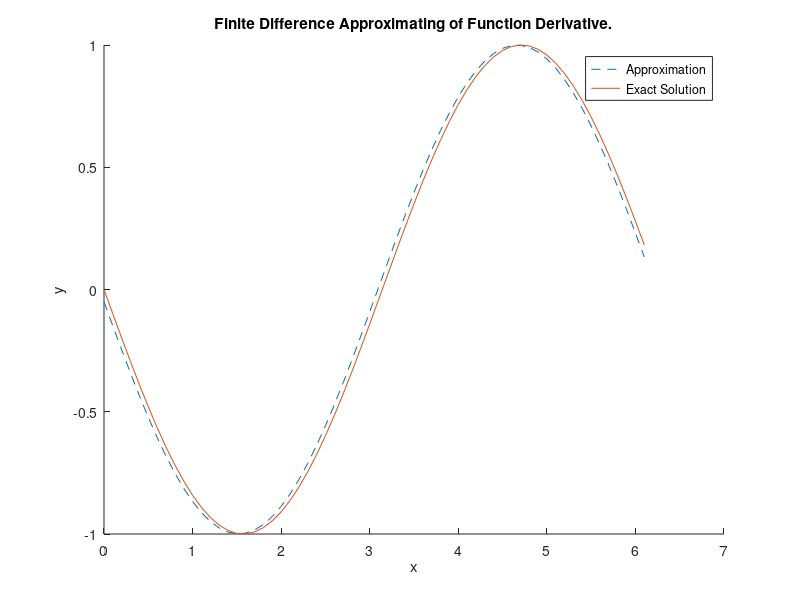

Here is the MATLAB script that generated this plot:
% Script demonstrating derivative approximation by
% calculating function value differences on a 1D grid.
% Author: Chris B. Kirov
% Date: 05.10.2017  
clc
clear
close all

% approximation of the first derivative of cos(x).
h = 0.1 ;                                                                 % step size or spacing.
x = 0 : h : 2*pi;                                                     % define 1D grid.
y = cos(x);                                                             % evaluate function on grid.
forward_diff = diff(y) / h;                                    % compute approx. of first derivative of cos(x). size(forward_diff) < size(y) !                        
                                                                                       
x_diff = x(1 : end - 1);                                         % generate grid to match the approximation size.
exact_solution = -sin(x_diff);                             % exact solution.

hold on                                                                    % display approximation and exact solution.
plot(x_diff, forward_diff,  '--')
plot(x_diff, exact_solution)
xlabel('x')
ylabel('y')
legend('Approximation', 'Exact Solution')
title('Finite Difference Approximating of Function Derivative.')
hold off

max_error = max( abs( exact_solution - forward_diff ) ) % maximum discrepancy is proportional to the size of the grid spacing: h.